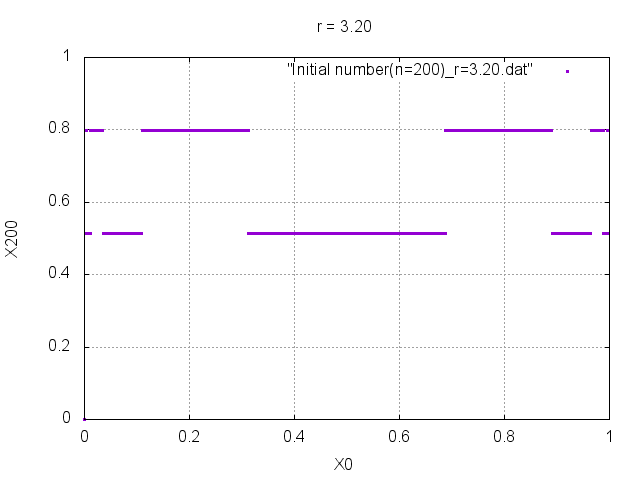

Write the gnuplot code that produced this figure.
set grid
set title "r = 3.20"
set xrange [0:1]
set yrange [0:1]
set xlabel "X0"
set ylabel "X200"
plot "Initial number(n=200)_r=3.20.dat"with points pt 5 ps 0.2
pause 2
set terminal png
set output "Initial number(n=200)_r=3.20.png"
replot
set terminal x11